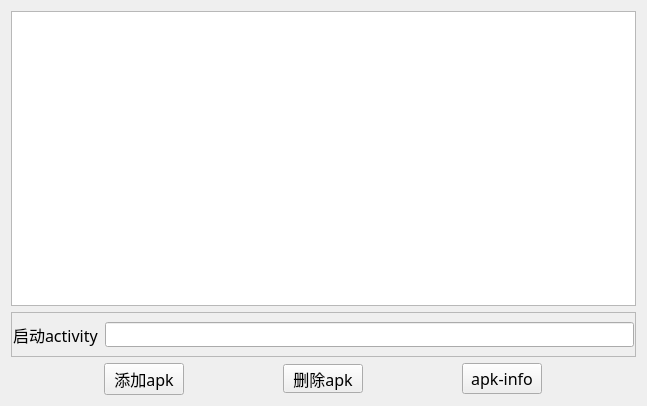
<?xml version="1.0" encoding="UTF-8"?>
<ui version="4.0">
 <class>ApkInfoForm</class>
 <widget class="QWidget" name="ApkInfoForm">
  <property name="geometry">
   <rect>
    <x>0</x>
    <y>0</y>
    <width>647</width>
    <height>406</height>
   </rect>
  </property>
  <property name="font">
   <font>
    <family>Microsoft YaHei</family>
   </font>
  </property>
  <property name="windowTitle">
   <string>apk信息</string>
  </property>
  <layout class="QGridLayout" name="gridLayout">
   <item row="0" column="0">
    <widget class="QListWidget" name="listWidget">
     <property name="font">
      <font>
       <family>Microsoft YaHei</family>
       <pointsize>12</pointsize>
      </font>
     </property>
    </widget>
   </item>
   <item row="1" column="0">
    <widget class="QFrame" name="frame">
     <property name="frameShape">
      <enum>QFrame::StyledPanel</enum>
     </property>
     <property name="frameShadow">
      <enum>QFrame::Plain</enum>
     </property>
     <layout class="QGridLayout" name="gridLayout_2">
      <property name="leftMargin">
       <number>1</number>
      </property>
      <property name="rightMargin">
       <number>1</number>
      </property>
      <item row="0" column="0">
       <widget class="QLabel" name="label">
        <property name="font">
         <font>
          <pointsize>12</pointsize>
         </font>
        </property>
        <property name="text">
         <string>启动activity</string>
        </property>
       </widget>
      </item>
      <item row="0" column="1">
       <widget class="QLineEdit" name="lineEdit"/>
      </item>
     </layout>
    </widget>
   </item>
   <item row="2" column="0">
    <layout class="QHBoxLayout" name="horizontalLayout">
     <item>
      <widget class="QPushButton" name="pushButton_2">
       <property name="sizePolicy">
        <sizepolicy hsizetype="Fixed" vsizetype="Fixed">
         <horstretch>0</horstretch>
         <verstretch>0</verstretch>
        </sizepolicy>
       </property>
       <property name="font">
        <font>
         <pointsize>12</pointsize>
        </font>
       </property>
       <property name="text">
        <string>添加apk</string>
       </property>
      </widget>
     </item>
     <item>
      <widget class="QPushButton" name="pushButton_3">
       <property name="sizePolicy">
        <sizepolicy hsizetype="Fixed" vsizetype="Fixed">
         <horstretch>0</horstretch>
         <verstretch>0</verstretch>
        </sizepolicy>
       </property>
       <property name="maximumSize">
        <size>
         <width>16777215</width>
         <height>29</height>
        </size>
       </property>
       <property name="font">
        <font>
         <pointsize>12</pointsize>
        </font>
       </property>
       <property name="text">
        <string>删除apk</string>
       </property>
      </widget>
     </item>
     <item>
      <widget class="QPushButton" name="pushButton">
       <property name="sizePolicy">
        <sizepolicy hsizetype="Fixed" vsizetype="Fixed">
         <horstretch>0</horstretch>
         <verstretch>0</verstretch>
        </sizepolicy>
       </property>
       <property name="maximumSize">
        <size>
         <width>16777215</width>
         <height>16777215</height>
        </size>
       </property>
       <property name="font">
        <font>
         <family>Microsoft YaHei</family>
         <pointsize>12</pointsize>
        </font>
       </property>
       <property name="text">
        <string>apk-info</string>
       </property>
      </widget>
     </item>
    </layout>
   </item>
  </layout>
 </widget>
 <resources/>
 <connections/>
</ui>
